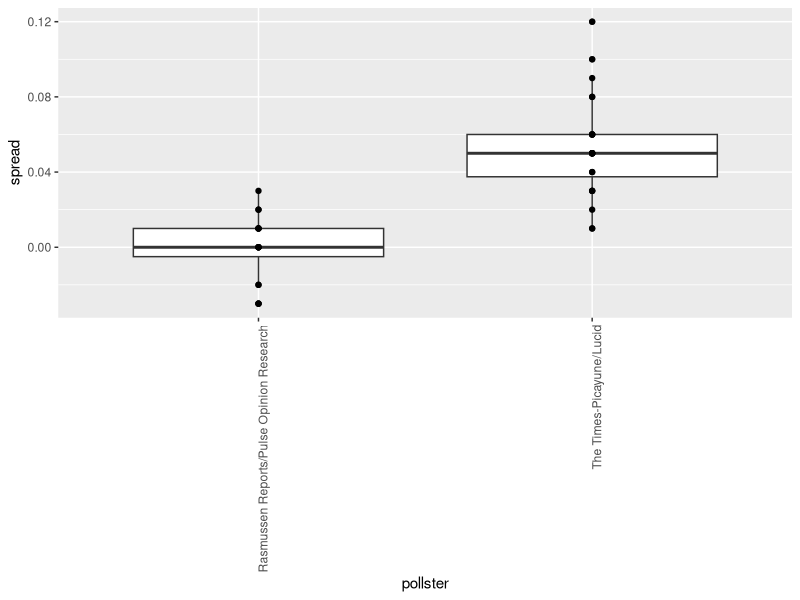

Here is the R script that generated this plot:
library(tidyverse)
library(dslabs)
data(heights)

# Make a vector of heights from all males in the population
x <- heights %>% filter(sex == "Male") %>%
  .$height

# Calculate the population average.
mu <- mean(x) 
mu # 69.31475

# Calculate the population standard deviation. 
sigma <- sd(x) 
sigma # 3.611024

####################################

# make sure your answer matches the expected result after random sampling
set.seed(1)

N <- 50 # number of people measured

# Define `X` as a random sample from our population `x`
X <- sample(x, size = N, replace = TRUE, prob = NULL)
#X

# Calculate the sample average.
mean(X) # 68.73423

# Calculate the sample standard deviation.
sd(X) # 3.761344

####################################

# make sure your answer matches the expected result after random sampling
set.seed(1)

# Define `X` as a random sample from our population `x`
X <- sample(x, N, replace = TRUE)

# standard error of the estimate.
se <- sd(X)/sqrt(N)
se # 0.5319343

# Construct a 95% confidence interval for the population average based on our sample. 
ci <- c(lower = mean(X) - qnorm(0.975)*se, upper = mean(X) + qnorm(0.975)*se)
ci

#    lower      upper 
# 67.69166   69.77681

####################################

mu <- mean(x) # population average

# make sure your answer matches the expected result after random sampling
set.seed(1)

N <- 50 # number of people measured
B <- 10000 # number of times to run the model

# Define an object `res` that contains a logical vector for simulated intervals that contain mu
res <- replicate(B, {
  X <- sample(x, N, replace=TRUE)
  interval <- mean(X) + c(-1,1)*qnorm(0.975)*sd(X)/sqrt(N)
  between(mu, interval[1], interval[2])
})

# proportion of results that include mu.
mean(res) # 0.9433

####################################

library(ggplot2)
#data("polls_us_election_2016")

# These lines of code filter for the polls we want and calculate the spreads
polls <- polls_us_election_2016 %>% 
  filter(pollster %in% c("Rasmussen Reports/Pulse Opinion Research","The Times-Picayune/Lucid") &
           enddate >= "2016-10-15" &
           state == "U.S.") %>% 
  mutate(spread = rawpoll_clinton/100 - rawpoll_trump/100) 


# Make a boxplot with points of the spread for each pollster

polls %>% ggplot(aes(x = pollster, y = spread)) +
  geom_boxplot() +
  geom_point() +
  theme(axis.text.x = element_text(angle = 90, hjust = 1))

####################################

# Create an object called `res` that summarizes the average, standard deviation, and number of polls for the two pollsters.
res <- polls %>% group_by(pollster) %>% 
  summarize(avg = mean(spread), s = sd(spread), N = n()) 

# Store the difference between the larger average and the smaller in a variable called `estimate`. 
estimate <- res$avg[2] - res$avg[1]
estimate # 0.05229167

# Store the standard error of the estimates as a variable called `se_hat`.
se_hat <- sqrt ( res$s[2]^2/res$N[2] + res$s[1]^2/res$N[1] )
se_hat # 0.007031433

# Calculate the 95% confidence interval of the spreads. 
# Save the lower and then the upper confidence interval to a variable called `ci`.
ci <- c ( lower = estimate - qnorm(0.975)*se_hat, upper = estimate + qnorm(0.975)*se_hat )

ci
#      lower        upper 
# 0.03851031   0.06607302


# Calculate the p-value
2*(1 - pnorm(estimate/se_hat, 0, 1))

####################################

# filter the polling data and calculate the spread
polls <- polls_us_election_2016 %>% 
  filter(enddate >= "2016-10-15" &
           state == "U.S.") %>%
  group_by(pollster) %>%
  filter(n() >= 5) %>% 
  mutate(spread = rawpoll_clinton/100 - rawpoll_trump/100) %>%
  ungroup()

# Create an object called `var` that contains columns for the 
# pollster, mean spread, and standard deviation.

var <- polls %>% group_by(pollster) %>%
  summarize(avg = mean(spread), std_deviation = sd(spread))

view(var)

####################################
